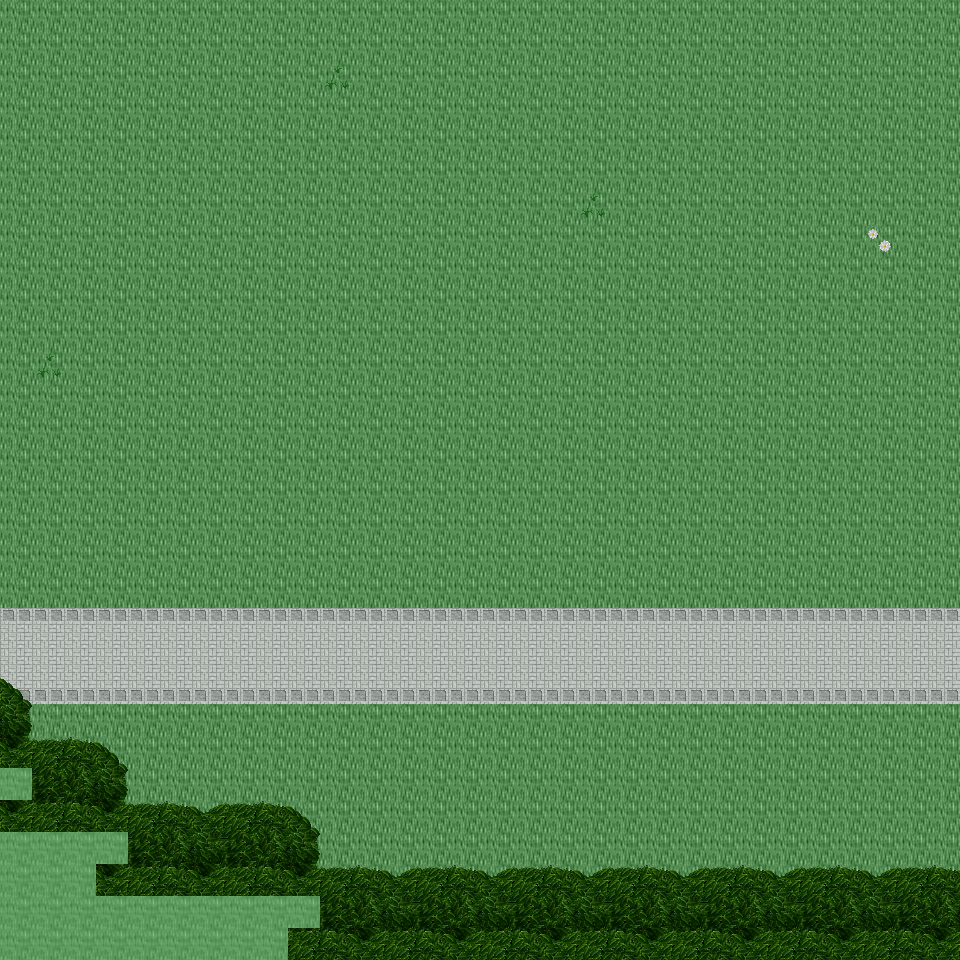

A level layout from a 2D game, rendered from its tile map. Below: a short description, then the map file with tile-grid data replaced by summaries:
An orthogonal 30x30 tile map with 32x32 px tiles, 6 tile layers (Ground, Object, Object2, Above, ...), 43 tilesets and 5 objects (5x mapExit).

<map version="1.0" orientation="orthogonal" renderorder="right-down" width="30" height="30" tilewidth="32" tileheight="32" nextobjectid="6">
  <tileset firstgid="1" name="tileset_ground_ground" tilewidth="32" tileheight="32" tilecount="33" columns="3">
    <image source="../drawable/tileset_ground_ground.png" width="96" height="352" />
  </tileset>
  <tileset firstgid="34" name="tileset_ground_water_water" tilewidth="32" tileheight="32" tilecount="24" columns="3">
    <image source="../drawable/tileset_ground_water_water.png" width="96" height="256" />
  </tileset>
  <tileset firstgid="58" name="tileset_ground_square_patch" tilewidth="32" tileheight="32" tilecount="9" columns="3">
    <image source="../drawable/tileset_ground_square_patch.png" width="96" height="96" />
  </tileset>
  <tileset firstgid="67" name="tileset_building_wall_wall_brown" tilewidth="32" tileheight="32" tilecount="12" columns="3">
    <image source="../drawable/tileset_building_wall_wall_brown.png" width="96" height="128" />
  </tileset>
  <tileset firstgid="79" name="tileset_ground_water_pool_grassy" tilewidth="32" tileheight="32" tilecount="27" columns="9">
    <image source="../drawable/tileset_ground_water_pool_grassy.png" width="288" height="96" />
  </tileset>
  <tileset firstgid="106" name="tileset_ground_ridge_earth_dark" tilewidth="32" tileheight="32" tilecount="96" columns="12">
    <image source="../drawable/tileset_ground_ridge_earth_dark.png" width="384" height="256" />
  </tileset>
  <tileset firstgid="202" name="tileset_plant_grasses" tilewidth="32" tileheight="32" tilecount="6" columns="3">
    <image source="../drawable/tileset_plant_grasses.png" width="96" height="64" />
  </tileset>
  <tileset firstgid="208" name="tileset_plant_flower_daisy_white" tilewidth="32" tileheight="32" tilecount="8" columns="2">
    <image source="../drawable/tileset_plant_flower_daisy_white.png" width="64" height="128" />
  </tileset>
  <tileset firstgid="216" name="tileset_ground_rock_pebbles" tilewidth="32" tileheight="32" tilecount="3" columns="1">
    <image source="../drawable/tileset_ground_rock_pebbles.png" width="32" height="96" />
  </tileset>
  <tileset firstgid="219" name="tileset_ground_rock_rocks_2" tilewidth="32" tileheight="32" tilecount="4" columns="2">
    <image source="../drawable/tileset_ground_rock_rocks_2.png" width="64" height="64" />
  </tileset>
  <tileset firstgid="223" name="tileset_item_pot_pot_grey" tilewidth="32" tileheight="32" tilecount="1" columns="1">
    <image source="../drawable/tileset_item_pot_pot_grey.png" width="32" height="32" />
  </tileset>
  <tileset firstgid="224" name="tileset_plant_bush_bushes" tilewidth="32" tileheight="32" tilecount="10" columns="5">
    <image source="../drawable/tileset_plant_bush_bushes.png" width="160" height="64" />
  </tileset>
  <tileset firstgid="234" name="tileset_ground_ladder_vertical_dark" tilewidth="32" tileheight="32" tilecount="3" columns="3">
    <image source="../drawable/tileset_ground_ladder_vertical_dark.png" width="96" height="32" />
  </tileset>
  <tileset firstgid="237" name="tileset_ground_ladder_horizontal_dark" tilewidth="32" tileheight="32" tilecount="3" columns="1">
    <image source="../drawable/tileset_ground_ladder_horizontal_dark.png" width="32" height="96" />
  </tileset>
  <tileset firstgid="240" name="tileset_plant_flower_daisy_blue" tilewidth="32" tileheight="32" tilecount="8" columns="2">
    <image source="../drawable/tileset_plant_flower_daisy_blue.png" width="64" height="128" />
  </tileset>
  <tileset firstgid="248" name="tileset_ground_grass_edges" tilewidth="32" tileheight="32" tilecount="36" columns="12">
    <image source="../drawable/tileset_ground_grass_edges.png" width="384" height="96" />
  </tileset>
  <tileset firstgid="284" name="tileset_ground_grass_corners" tilewidth="32" tileheight="32" tilecount="24" columns="6">
    <image source="../drawable/tileset_ground_grass_corners.png" width="192" height="128" />
  </tileset>
  <tileset firstgid="308" name="tileset_ground_cobbled_paving" tilewidth="32" tileheight="32" tilecount="1" columns="1">
    <image source="../drawable/tileset_ground_cobbled_paving.png" width="32" height="32" />
  </tileset>
  <tileset firstgid="309" name="tileset_building_door_door_n" tilewidth="32" tileheight="32" tilecount="6" columns="3">
    <image source="../drawable/tileset_building_door_door_n.png" width="96" height="64" />
  </tileset>
  <tileset firstgid="315" name="tileset_building_door_closed" tilewidth="32" tileheight="32" tilecount="1" columns="1">
    <image source="../drawable/tileset_building_door_closed.png" width="32" height="32" />
  </tileset>
  <tileset firstgid="316" name="tileset_building_window_window_right" tilewidth="32" tileheight="32" tilecount="2" columns="2">
    <image source="../drawable/tileset_building_window_window_right.png" width="64" height="32" />
  </tileset>
  <tileset firstgid="318" name="tileset_plant_flower_daisy_red" tilewidth="32" tileheight="32" tilecount="8" columns="2">
    <image source="../drawable/tileset_plant_flower_daisy_red.png" width="64" height="128" />
  </tileset>
  <tileset firstgid="326" name="tileset_building_window_window_long" tilewidth="32" tileheight="32" tilecount="3" columns="3">
    <image source="../drawable/tileset_building_window_window_long.png" width="96" height="32" />
  </tileset>
  <tileset firstgid="329" name="tileset_plant_flower_daisy_yellow" tilewidth="32" tileheight="32" tilecount="8" columns="2">
    <image source="../drawable/tileset_plant_flower_daisy_yellow.png" width="64" height="128" />
  </tileset>
  <tileset firstgid="337" name="tileset_furniture_light_flames" tilewidth="32" tileheight="32" tilecount="6" columns="6">
    <image source="../drawable/tileset_furniture_light_flames.png" width="192" height="32" />
  </tileset>
  <tileset firstgid="343" name="tileset_building_fence_fence_chunky" tilewidth="32" tileheight="32" tilecount="21" columns="3">
    <image source="../drawable/tileset_building_fence_fence_chunky.png" width="96" height="224" />
  </tileset>
  <tileset firstgid="364" name="tileset_plant_tree_tree_green" tilewidth="32" tileheight="32" tilecount="88" columns="8">
    <image source="../drawable/tileset_plant_tree_tree_green.png" width="256" height="352" />
  </tileset>
  <tileset firstgid="452" name="tileset_plant_tree_tree_darkgreen" tilewidth="32" tileheight="32" tilecount="88" columns="8">
    <image source="../drawable/tileset_plant_tree_tree_darkgreen.png" width="256" height="352" />
  </tileset>
  <tileset firstgid="540" name="tileset_item_sign_large" tilewidth="32" tileheight="32" tilecount="15" columns="5">
    <image source="../drawable/tileset_item_sign_large.png" width="160" height="96" />
  </tileset>
  <tileset firstgid="555" name="tileset_ground_ladder_small" tilewidth="32" tileheight="32" tilecount="1" columns="1">
    <image source="../drawable/tileset_ground_ladder_small.png" width="32" height="32" />
  </tileset>
  <tileset firstgid="556" name="tileset_building_roof_blue" tilewidth="32" tileheight="32" tilecount="20" columns="5">
    <image source="../drawable/tileset_building_roof_blue.png" width="160" height="128" />
  </tileset>
  <tileset firstgid="576" name="tileset_building_decoration_chimney" tilewidth="32" tileheight="32" tilecount="2" columns="1">
    <image source="../drawable/tileset_building_decoration_chimney.png" width="32" height="64" />
  </tileset>
  <tileset firstgid="578" name="tileset_logic_creature_gnome" tilewidth="32" tileheight="32" tilecount="6" columns="6">
    <image source="../drawable/tileset_logic_creature_gnome.png" width="192" height="32" />
  </tileset>
  <tileset firstgid="584" name="tileset_logic_creature_rodent" tilewidth="32" tileheight="32" tilecount="8" columns="8">
    <image source="../drawable/tileset_logic_creature_rodent.png" width="256" height="32" />
  </tileset>
  <tileset firstgid="592" name="tileset_logic_creature_animal" tilewidth="32" tileheight="32" tilecount="32" columns="8">
    <image source="../drawable/tileset_logic_creature_animal.png" width="256" height="128" />
  </tileset>
  <tileset firstgid="624" name="tileset_logic_collision" tilewidth="32" tileheight="32" tilecount="1" columns="1">
    <image source="../drawable/tileset_logic_collision.png" width="32" height="32" />
  </tileset>
  <tileset firstgid="625" name="tileset_ground_water_water_corners" tilewidth="32" tileheight="32" tilecount="12" columns="6">
    <image source="../drawable/tileset_ground_water_water_corners.png" width="192" height="64" />
  </tileset>
  <tileset firstgid="637" name="tileset_ground_green_paving" tilewidth="32" tileheight="32" tilecount="18" columns="3">
    <image source="../drawable/tileset_ground_green_paving.png" width="96" height="192" />
  </tileset>
  <tileset firstgid="655" name="tileset_logic_protection" tilewidth="32" tileheight="32" tilecount="2" columns="2">
    <image source="../drawable/tileset_logic_protection.png" width="64" height="32" />
  </tileset>
  <tileset firstgid="657" name="tileset_light_yellow_light_5x5" tilewidth="32" tileheight="32" tilecount="25" columns="5">
    <image source="../drawable/tileset_light_yellow_light_5x5.png" width="160" height="160" />
  </tileset>
  <tileset firstgid="682" name="tileset_furniture_light_small_lamp" tilewidth="32" tileheight="32" tilecount="4" columns="4">
    <image source="../drawable/tileset_furniture_light_small_lamp.png" width="128" height="32" />
  </tileset>
  <tileset firstgid="686" name="tileset_light_door_light" tilewidth="32" tileheight="32" tilecount="12" columns="3">
    <image source="../drawable/tileset_light_door_light.png" width="96" height="128" />
  </tileset>
  <tileset firstgid="698" name="tileset_logic_creature_human_risecia" tilewidth="32" tileheight="32" tilecount="4" columns="4">
    <image source="../drawable/tileset_logic_creature_human_risecia.png" width="128" height="32" />
  </tileset>
  <layer name="Ground" width="30" height="30">
    <data>[900 cells, 900 non-empty, 2 distinct tile ids]</data>
  </layer>
  <layer name="Object" width="30" height="30">
    <data>[900 cells, 95 non-empty, 12 distinct tile ids]</data>
  </layer>
  <layer name="Object2" width="30" height="30">
    <data>[900 cells, 0 non-empty, 0 distinct tile ids]</data>
  </layer>
  <layer name="Above" width="30" height="30">
    <data>[900 cells, 120 non-empty, 12 distinct tile ids]</data>
  </layer>
  <layer name="Above2" width="30" height="30">
    <data>[900 cells, 45 non-empty, 4 distinct tile ids]</data>
  </layer>
  <layer name="Walkable" width="30" height="30">
    <data>[900 cells, 27 non-empty, 1 distinct tile ids]</data>
  </layer>
  <objectgroup name="MapEvents">
    <object id="1" name="north" type="mapExit" x="0" y="0" width="960" height="32">
      <properties>
        <property name="map" value="level_0_x206_y27" />
        <property name="x" value="0" />
        <property name="y" value="28" />
      </properties>
    </object>
    <object id="2" name="south" type="mapExit" x="288" y="928" width="672" height="32">
      <properties>
        <property name="map" value="level_0_x206_y29" />
        <property name="x" value="9" />
        <property name="y" value="1" />
      </properties>
    </object>
    <object id="3" name="west" type="mapExit" x="0" y="0" width="32" height="768">
      <properties>
        <property name="map" value="level_0_x205_y28" />
        <property name="x" value="28" />
        <property name="y" value="0" />
      </properties>
    </object>
    <object id="4" name="west2" type="mapExit" x="0" y="800" width="32" height="32">
      <properties>
        <property name="map" value="level_0_x205_y28" />
        <property name="x" value="28" />
        <property name="y" value="25" />
      </properties>
    </object>
    <object id="5" name="east" type="mapExit" x="928" y="0" width="32" height="960">
      <properties>
        <property name="map" value="level_0_x207_y28" />
        <property name="x" value="1" />
        <property name="y" value="0" />
      </properties>
    </object>
  </objectgroup>
</map>
